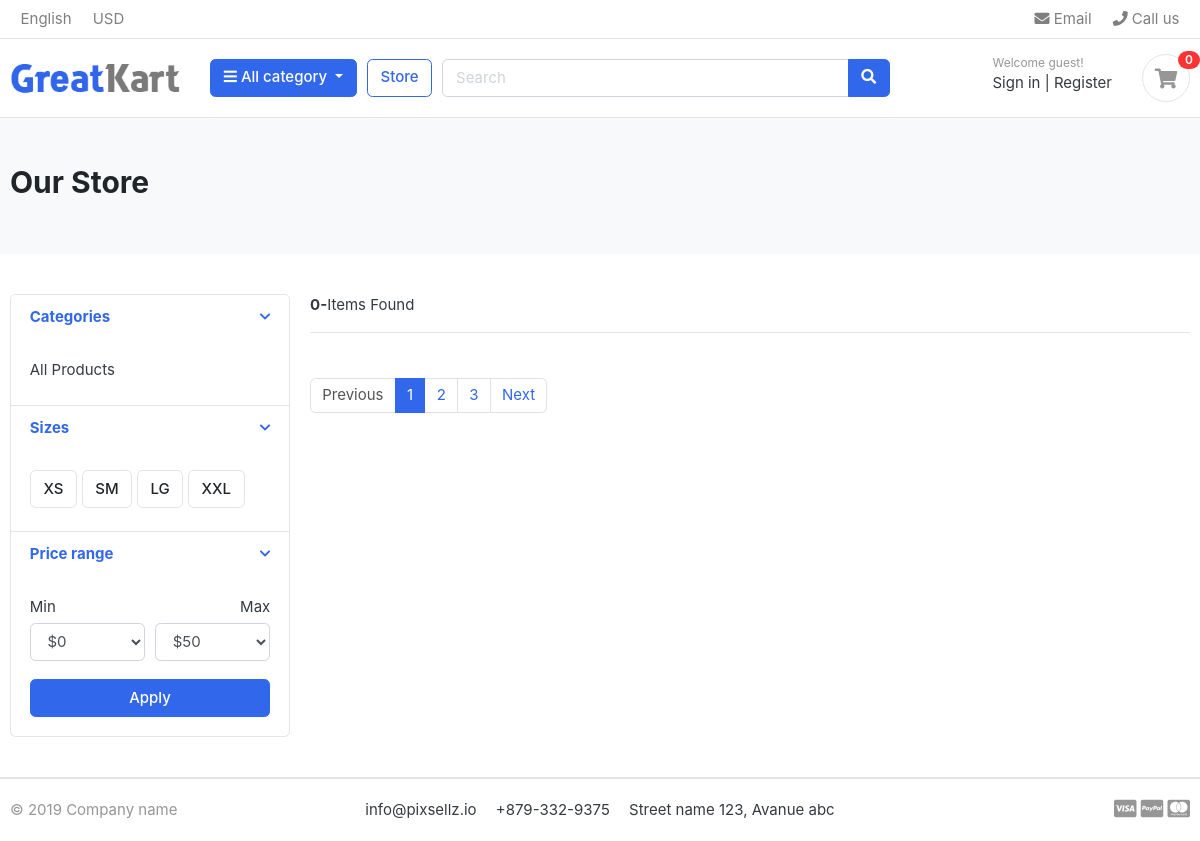
The page /store/ on the database as committed earlier.
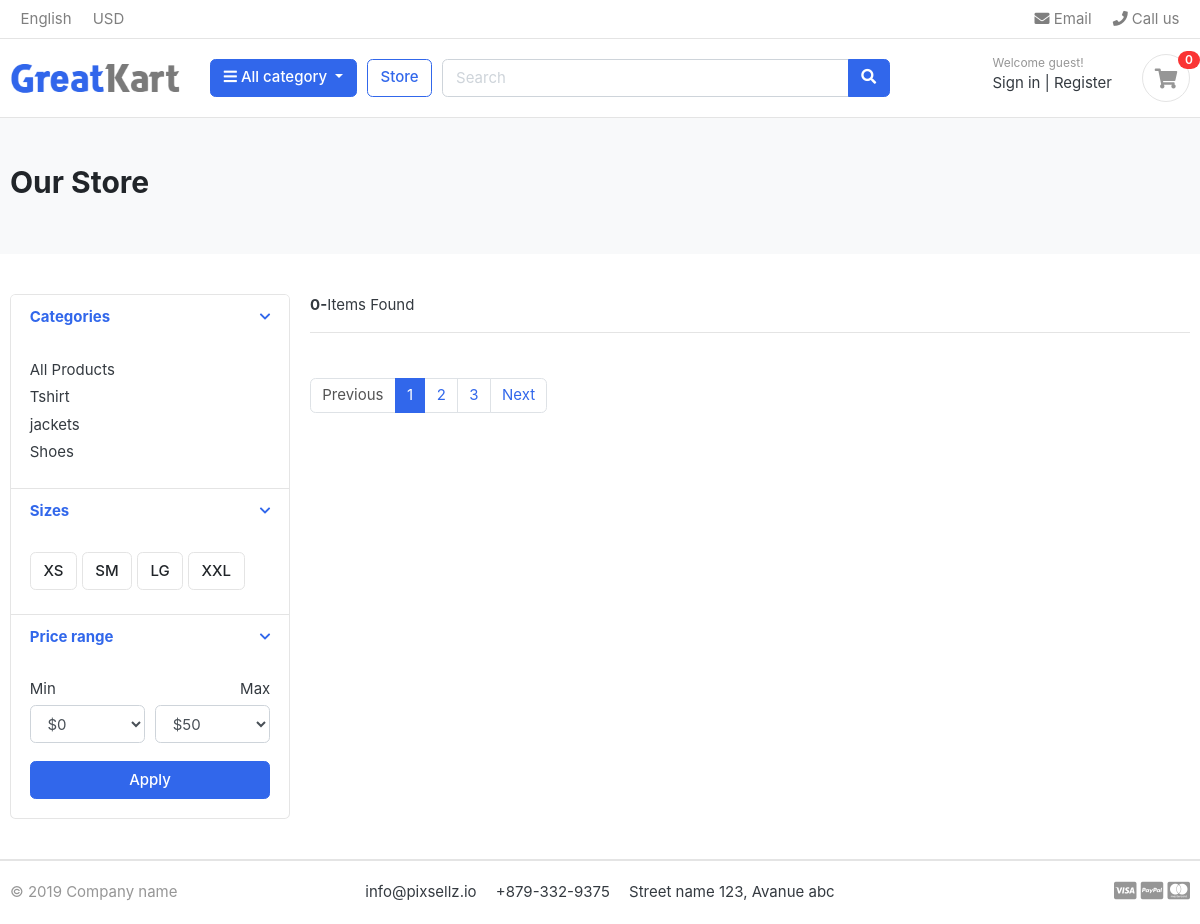
The same page on the database as committed later.
### products/models.py (models this page shows, shortened)
class Category(models.Model):
    category_name = models.CharField(max_length=100)
    slug = models.SlugField(max_length=100,unique=True)
    description = models.TextField(max_length=255,blank=True)
    cat_image = models.ImageField(upload_to='photos/category',blank=True)
    class Meta:
        verbose_name = 'category'
        verbose_name_plural = 'categories'
    def get_url(self):
        return reverse('products_by_category',args=[self.slug])

### store/views.py (the view)
# urls.py: path('store/',include('store.urls')),
def store(request,category_slug=None):
    categories=None
    products = None
    product_count:0
    if category_slug !=None:
        categories = get_object_or_404(Category,slug=category_slug)
        products = Product.objects.filter(category=categories)
        product_count = products.count()
    else:
        products = Product.objects.all().filter(is_available=True)
        product_count = products.count()
    context = {
        'products':products,
        'product_count':product_count,
    }
    return render(request,'store/store.html',context)

### products/context_processors.py (called while the page is built)
def menu_links(request):
    links = Category.objects.all()
    return dict(links=links)

### templates/store/store.html (shortened to what this page needs)
{% extends "base.html" %}
{% load static %}
{% block content  %}
<section class="section-pagetop bg">
    <div class="container">
        <h2 class="title-page">Our Store</h2>
    </div>
    </section>
    <section class="section-content padding-y">
    <div class="container">
    <div class="row">
        <aside class="col-md-3">
    <div class="card">
        <article class="filter-group">
            <header class="card-header">
                <a href="#" data-toggle="collapse" data-target="#collapse_1" aria-expanded="true" class="">
                    <i class="icon-control fa fa-chevron-down"></i>
                    <h6 class="title">Categories</h6>
                </a>
            </header>
            <div class="filter-content collapse show" id="collapse_1" style="">
                <div class="card-body">
                    <ul class="list-menu">
                        <li><a href="{% url 'store' %}">All Products</a></li>
                        {% for category in links %}
                    <li><a href="{{category.get_url}}">{{category.category_name}}  </a></li>
                    {% endfor %}
                    </ul>
                </div>
            </div>
        </article>
        <article class="filter-group">
            <header class="card-header">
                <a href="#" data-toggle="collapse" data-target="#collapse_4" aria-expanded="true" class="">
                    <i class="icon-control fa fa-chevron-down"></i>
                    <h6 class="title">Sizes </h6>
                </a>
            </header>
            <div class="filter-content collapse show" id="collapse_4" style="">
                <div class="card-body">
                  <label class="checkbox-btn">
                    <span class="btn btn-light"> XS </span>
                  </label>
                  <label class="checkbox-btn">
                    <span class="btn btn-light"> SM </span>
                  </label>
                  <label class="checkbox-btn">
                    <span class="btn btn-light"> LG </span>
                  </label>
                  <label class="checkbox-btn">
                    <span class="btn btn-light"> XXL </span>
                  </label>
            </div>
            </div>
        </article>
        <article class="filter-group">
            <header class="card-header">
                <a href="#" data-toggle="collapse" data-target="#collapse_3" aria-expanded="true" class="">
                    <i class="icon-control fa fa-chevron-down"></i>
                    <h6 class="title">Price range </h6>
                </a>
            </header>
            <div class="filter-content collapse show" id="collapse_3" style="">
                <div class="card-body">
                    <div class="form-row">
                    <div class="form-group col-md-6">
                      <label>Min</label>
                          <select class="mr-2 form-control">
                            <option value="0">$0</option>
                        </select>
                    </div>
                    <div class="form-group text-right col-md-6">
                      <label>Max</label>
                          <select class="mr-2 form-control">
                            <option value="50">$50</option>
                        </select>
                    </div>
                    </div>
                    <button class="btn btn-block btn-primary">Apply</button>
                </div>
            </div>
        </article>
    </div>
        </aside>
        <main class="col-md-9">
    <header class="border-bottom mb-4 pb-3">
            <div class="form-inline">
                <span class="mr-md-auto"><b>{{product_count}}-</b>Items Found </span>
            </div>
    </header>
    <nav class="mt-4" aria-label="Page navigation sample">
      <ul class="pagination">
        <li class="page-item disabled"><a class="page-link" href="#">Previous</a></li>
        <li class="page-item active"><a class="page-link" href="#">1</a></li>
        <li class="page-item"><a class="page-link" href="#">2</a></li>
        <li class="page-item"><a class="page-link" href="#">3</a></li>
        <li class="page-item"><a class="page-link" href="#">Next</a></li>
      </ul>
    </nav>
        </main>
    </div>
    </div>
    </section>
{% endblock   %}

### templates/base.html (shortened to what this page needs)
{% load static %}
<!DOCTYPE HTML>
<html lang="en">
<head>
<link href="{% static 'css/bootstrap.css' %}" rel="stylesheet" type="text/css"/>
<link href="{% static 'fonts/fontawesome/css/all.min.css' %}" type="text/css" rel="stylesheet">
<link href="{% static 'css/ui.css' %}" rel="stylesheet" type="text/css"/>
<link href="{% static 'css/responsive.css' %}" rel="stylesheet" media="only screen and (max-width: 1200px)" />
</head>
<body>
     {% include "includes/navbar.html" %}
    {% block content  %}
    {% endblock  %}
    {% include "includes/footer.html" %}

### templates/includes/navbar.html (shortened to what this page needs)
{% load static %}
<header class="section-header">
    <nav class="navbar p-md-0 navbar-expand-sm navbar-light border-bottom">
    <div class="container">
      <div class="collapse navbar-collapse" id="navbarTop4">
        <ul class="navbar-nav mr-auto">
            <li class="nav-item dropdown">
                 <a href="#" class="nav-link">   English </a>
            </li>
            <li class="nav-item dropdown">
                <a href="#" class="nav-link"> USD </a>
            </li>
        </ul>
        <ul class="navbar-nav">
            <li><a href="#" class="nav-link"> <i class="fa fa-envelope"></i> Email </a></li>
            <li><a href="#" class="nav-link"> <i class="fa fa-phone"></i> Call us </a></li>
        </ul>
      </div>
    </div>
    </nav>
    <section class="header-main border-bottom">
        <div class="container">
    <div class="row align-items-center">
        <div class="col-lg-2 col-md-3 col-6">
            <a href="./" class="brand-wrap">
                <img class="logo" src="{% static './images/logo.png' %}">
            </a>
        </div>
        <div class="col-lg col-sm col-md col-6 flex-grow-0">
            <div class="category-wrap dropdown d-inline-block float-right">
                <button type="button" class="btn btn-primary dropdown-toggle" data-toggle="dropdown">
                    <i class="fa fa-bars"></i> All category
                </button>
            </div>
        </div>
        <a href="./store.html" class="btn btn-outline-primary">Store</a>
        <div class="col-lg  col-md-6 col-sm-12 col">
            <form action="#" class="search">
                <div class="input-group w-100">
                    <input type="text" class="form-control" style="width:60%;" placeholder="Search">
                    <div class="input-group-append">
                      <button class="btn btn-primary btn-block" type="submit">
                        <i class="fa fa-search"></i>
                      </button>
                    </div>
                </div>
            </form>
        </div>
        <div class="col-lg-3 col-sm-6 col-8 order-2 order-lg-3">
                    <div class="d-flex justify-content-end mb-3 mb-lg-0">
                        <div class="widget-header">
                            <small class="title text-muted">Welcome guest!</small>
                            <div>
                                <a href="./signin.html">Sign in</a> <span class="dark-transp"> | </span>
                                <a href="./register.html"> Register</a>
                            </div>
                        </div>
                        <a href="./cart.html" class="widget-header pl-3 ml-3">
                            <div class="icon icon-sm rounded-circle border"><i class="fa fa-shopping-cart"></i></div>
                            <span class="badge badge-pill badge-danger notify">0</span>
                        </a>
                    </div>
                </div>
    </div>
        </div>
    </section>
    </header>

### templates/includes/footer.html
<footer class="section-footer border-top">
	<div class="container">
		<section class="footer-bottom border-top row">
			<div class="col-md-2">
				<p class="text-muted"> &copy 2019 Company name </p>
			</div>
			<div class="col-md-8 text-md-center">
				<span  class="px-2">info@pixsellz.io</span>
				<span  class="px-2">+879-332-9375</span>
				<span  class="px-2">Street name 123, Avanue abc</span>
			</div>
			<div class="col-md-2 text-md-right text-muted">
				<i class="fab fa-lg fa-cc-visa"></i>
				<i class="fab fa-lg fa-cc-paypal"></i>
				<i class="fab fa-lg fa-cc-mastercard"></i>
			</div>
		</section>
	</div>
</footer>

### static/css/ui.css (style rules this page uses)
html { font-family: "Inter", sans-serif; font-size: 15px; }
.icon-xs, .icon-sm, .icon-md, .icon-lg { display: inline-block; text-align: center; flex-shrink: 0; flex-grow: 0; }
.icon-sm { width: 48px; height: 48px; line-height: 48px !important; font-size: 20px; }
.padding-y { padding-top: 40px; padding-bottom: 40px; }
article:after, .form-group:after { display: block; clear: both; content: ""; }
.bg { background-color: #f8f9fa; }
.title-page { color: #212529; }
p:last-child { margin-bottom: 0; }
.header-main { position: relative; padding-top: 1rem; padding-bottom: 1rem; }
.brand-wrap .logo, .navbar-brand .logo { margin-right: 7px; max-height: 42px; display: inline-block; }
.widget-header { display: inline-block; vertical-align: middle; position: relative; }
.widget-header a { color: #343a40; }
.widget-header i { color: #969696; }
.widget-header .title { display: block; }
.widget-header .notify { position: absolute; top: -3px; right: -10px; }
.footer-bottom { padding-top: 20px; padding-bottom: 20px; }
.btn-light { background-color: #fff; border-color: #e4e4e4; }
[class*=list-] li:after { visibility: hidden; display: block; content: ""; overflow: hidden; height: 0; clear: both; }
.list-menu { list-style: none; margin: 0; padding-left: 0; }
.list-menu li { margin-bottom: 5px; }
.list-menu a { color: #343a40; }
.notify { position: absolute; top: -4px; right: -10px; display: inline-block; padding: 0.25em 0.6em; font-size: 12px; line-height: 1; text-align: center; border-radius: 3rem; color: #fff; background-color: #fa3434; }
.icon-control { margin-top: 5px; float: right; font-size: 80%; }
.card-header .title { margin-bottom: 0; line-height: 1.5; }
.filter-group { border-bottom: 1px solid #e4e4e4; }
.filter-group .card-header { border-bottom: 0; }
.filter-group:last-child { border-bottom: 0; }
.checkbox-btn { position: relative; }
.section-pagetop { padding: 45px 0; }

Rows that differ between the two databases and show on the page:
added Category: category_name "Tshirt"
added Category: category_name "jackets"
added Category: category_name "Shoes"
